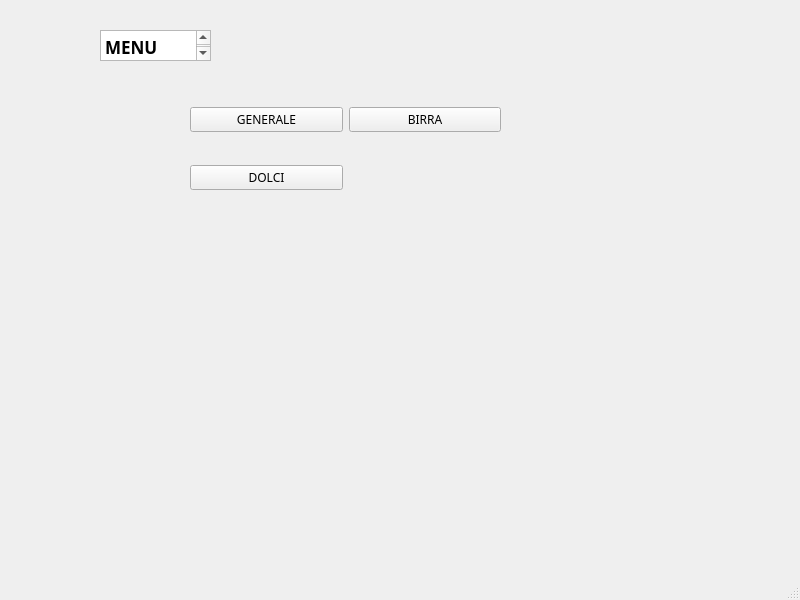
<?xml version="1.0" encoding="UTF-8"?>
<ui version="4.0">
 <class>MainWindow</class>
 <widget class="QMainWindow" name="MainWindow">
  <property name="geometry">
   <rect>
    <x>0</x>
    <y>0</y>
    <width>800</width>
    <height>600</height>
   </rect>
  </property>
  <property name="windowTitle">
   <string>MainWindow</string>
  </property>
  <widget class="QWidget" name="centralwidget">
   <widget class="QWidget" name="formLayoutWidget">
    <property name="geometry">
     <rect>
      <x>190</x>
      <y>80</y>
      <width>311</width>
      <height>139</height>
     </rect>
    </property>
    <layout class="QGridLayout" name="gridLayout">
     <item row="2" column="0">
      <widget class="QPushButton" name="pushButton_3">
       <property name="font">
        <font>
         <family>Poppins</family>
        </font>
       </property>
       <property name="text">
        <string>DOLCI</string>
       </property>
      </widget>
     </item>
     <item row="0" column="1">
      <widget class="QPushButton" name="pushButton_2">
       <property name="font">
        <font>
         <family>Poppins</family>
        </font>
       </property>
       <property name="text">
        <string>BIRRA</string>
       </property>
      </widget>
     </item>
     <item row="0" column="0">
      <widget class="QPushButton" name="pushButton">
       <property name="font">
        <font>
         <family>Poppins</family>
        </font>
       </property>
       <property name="text">
        <string>GENERALE</string>
       </property>
      </widget>
     </item>
    </layout>
   </widget>
   <widget class="QTextEdit" name="textEdit">
    <property name="geometry">
     <rect>
      <x>100</x>
      <y>30</y>
      <width>111</width>
      <height>31</height>
     </rect>
    </property>
    <property name="font">
     <font>
      <family>Poppins</family>
     </font>
    </property>
    <property name="html">
     <string>&lt;!DOCTYPE HTML PUBLIC &quot;-//W3C//DTD HTML 4.0//EN&quot; &quot;http://www.w3.org/TR/REC-html40/strict.dtd&quot;&gt;
&lt;html&gt;&lt;head&gt;&lt;meta name=&quot;qrichtext&quot; content=&quot;1&quot; /&gt;&lt;meta charset=&quot;utf-8&quot; /&gt;&lt;style type=&quot;text/css&quot;&gt;
p, li { white-space: pre-wrap; }
hr { height: 1px; border-width: 0; }
li.unchecked::marker { content: &quot;\2610&quot;; }
li.checked::marker { content: &quot;\2612&quot;; }
&lt;/style&gt;&lt;/head&gt;&lt;body style=&quot; font-family:'Poppins'; font-size:13pt; font-weight:400; font-style:normal;&quot;&gt;
&lt;p style=&quot; margin-top:0px; margin-bottom:0px; margin-left:0px; margin-right:0px; -qt-block-indent:0; text-indent:0px;&quot;&gt;&lt;span style=&quot; font-family:'.AppleSystemUIFont'; font-weight:700;&quot;&gt;MENU&lt;/span&gt;&lt;/p&gt;&lt;/body&gt;&lt;/html&gt;</string>
    </property>
   </widget>
  </widget>
  <widget class="QMenuBar" name="menubar">
   <property name="geometry">
    <rect>
     <x>0</x>
     <y>0</y>
     <width>800</width>
     <height>24</height>
    </rect>
   </property>
  </widget>
  <widget class="QStatusBar" name="statusbar"/>
 </widget>
 <resources/>
 <connections/>
</ui>
